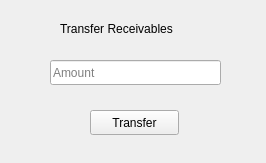
<?xml version="1.0" encoding="UTF-8"?>
<ui version="4.0">
 <class>Form</class>
 <widget class="QWidget" name="Form">
  <property name="geometry">
   <rect>
    <x>0</x>
    <y>0</y>
    <width>266</width>
    <height>163</height>
   </rect>
  </property>
  <property name="windowTitle">
   <string>Form</string>
  </property>
  <widget class="QLabel" name="label">
   <property name="geometry">
    <rect>
     <x>60</x>
     <y>20</y>
     <width>151</width>
     <height>17</height>
    </rect>
   </property>
   <property name="text">
    <string>Transfer Receivables</string>
   </property>
  </widget>
  <widget class="QLineEdit" name="amount_le">
   <property name="geometry">
    <rect>
     <x>50</x>
     <y>60</y>
     <width>171</width>
     <height>25</height>
    </rect>
   </property>
   <property name="text">
    <string/>
   </property>
   <property name="maxLength">
    <number>32768</number>
   </property>
   <property name="placeholderText">
    <string>Amount</string>
   </property>
  </widget>
  <widget class="QPushButton" name="submit_btn">
   <property name="geometry">
    <rect>
     <x>90</x>
     <y>110</y>
     <width>89</width>
     <height>25</height>
    </rect>
   </property>
   <property name="text">
    <string>Transfer</string>
   </property>
  </widget>
 </widget>
 <resources/>
 <connections/>
</ui>
